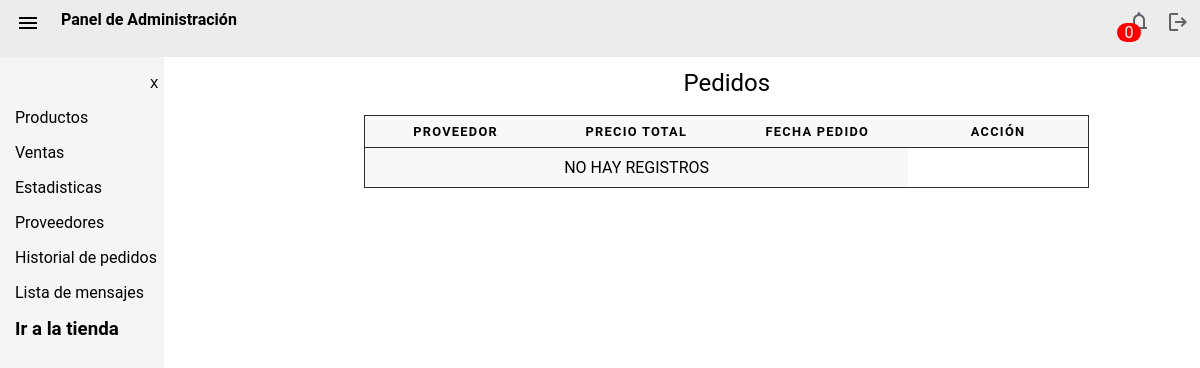
/listapedidos.php (signed in), run on an earlier commit of the app's database.
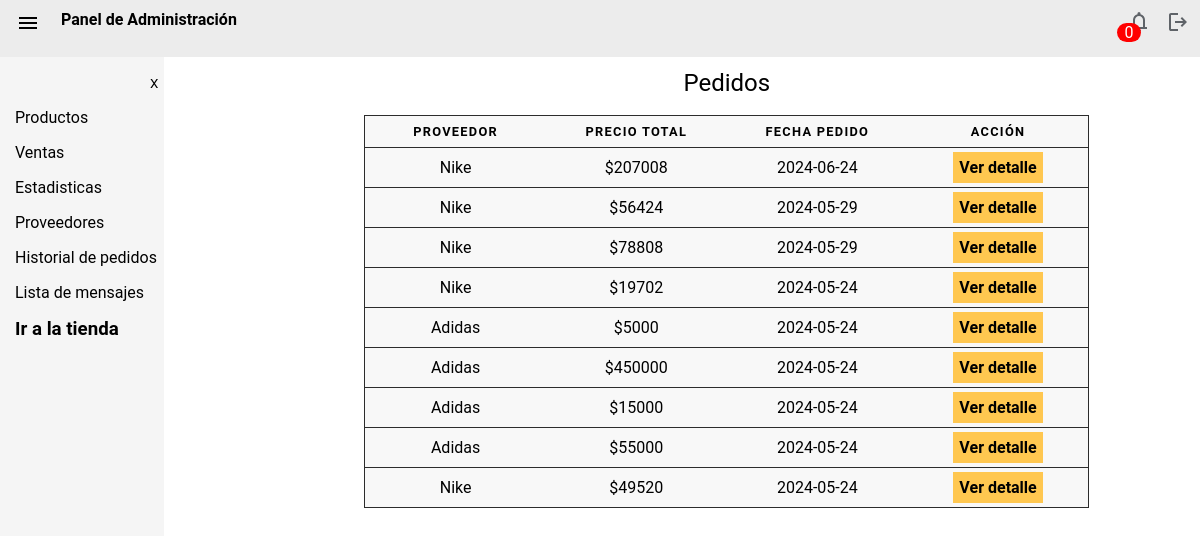
And on a later commit of the database.
### tables this page shows
CREATE TABLE `pedidoproveedor` (
  `idProveedor` int(11) NOT NULL,
  `idPedido` int(11) NOT NULL,
  `precioPedido` int(11) NOT NULL,
  `fechaPedido` date NOT NULL DEFAULT current_timestamp()
);

CREATE TABLE `proveedores` (
  `id` int(11) NOT NULL,
  `Nombre` varchar(60) NOT NULL,
  `Email` varchar(60) NOT NULL,
  `Telefono` int(11) NOT NULL
);

### listapedidos.php (the view, shortened to what this page needs)
<?php
$conn = conexion();
$sql = "SELECT * FROM pedidoproveedor JOIN proveedores ON pedidoproveedor.idProveedor = proveedores.Id ORDER BY pedidoproveedor.fechaPedido DESC";
$result = $conn -> query($sql);
?>
<!DOCTYPE html>
<html lang="en">
<head>
    <link rel="stylesheet" href="./css/mostrarusuarios.css">
    <link rel="stylesheet" href="./css/navbar.css">
    <link rel="stylesheet" href="https://cdn.datatables.net/2.0.7/css/dataTables.dataTables.css">
</head>
<body>
<?php
        include_once("./api/navbar.php")
    ?>
    <div class="main-container">
        <?php include_once("./api/sidebar.php") ?>
        <div class="content">
            <table id="myTable"class="table-products">
                <caption>Pedidos</caption>
                <thead>
                    <tr>
                        <th scope="col">Proveedor</th>
                        <th scope="col">Precio Total</th>
                        <th scope="col">Fecha Pedido</th>
                        <th scope="col">Acción</th>
                    </tr>
                </thead>
                <tbody>
                    <?php
                    if ($result->num_rows > 0) {
                        while ($row = $result->fetch_assoc()) {
                            echo "
                                <tr>
                                <td>".$row['Nombre']."</td>
                                <td> $".$row['precioPedido']."</td>
                                <td>".$row['fechaPedido']."</td>
                                <td><a href='detallepedido.php?id=".$row["idPedido"]."' id = 'crudM'>Ver detalle</a></td>
                                </tr>
                            ";
                        }
                    } else {
                        echo "<tr><td colspan='3'>NO HAY REGISTROS</td></tr>";
                    }
                    ?>
                </tbody>
            </table>
        </div>
    </div>
</body>
</html>

What changed in the data, as far as the page shows it:
added pedidoproveedor: idProveedor.Nombre "Nike", precioPedido "207008", fechaPedido "2024-06-24"
added pedidoproveedor: idProveedor.Nombre "Nike", precioPedido "56424", fechaPedido "2024-05-29"
added pedidoproveedor: idProveedor.Nombre "Nike", precioPedido "78808", fechaPedido "2024-05-29"
added pedidoproveedor: idProveedor.Nombre "Nike", precioPedido "19702", fechaPedido "2024-05-24"
added pedidoproveedor: idProveedor.Nombre "Adidas", precioPedido "5000", fechaPedido "2024-05-24"
added pedidoproveedor: idProveedor.Nombre "Adidas", precioPedido "450000", fechaPedido "2024-05-24"
added pedidoproveedor: idProveedor.Nombre "Adidas", precioPedido "15000", fechaPedido "2024-05-24"
added pedidoproveedor: idProveedor.Nombre "Adidas", precioPedido "55000", fechaPedido "2024-05-24"
added pedidoproveedor: idProveedor.Nombre "Nike", precioPedido "49520", fechaPedido "2024-05-24"
Also different on the page:
text no longer shown: "NO HAY REGISTROS"
